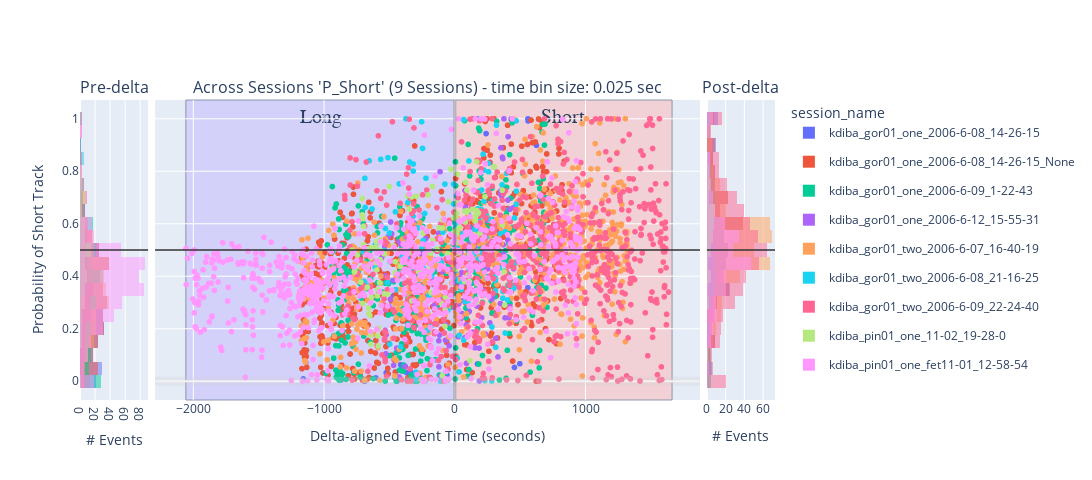

Source (notebook cell):
### Code cell
histogram_bins = 25
num_sessions = 1

# concatenated_ripple_df = deepcopy(df)
## INPUTS: all_sessions_all_scores_ripple_df

# concatenated_ripple_df = deepcopy(concatenated_ripple_df)
# concatenated_ripple_df = deepcopy(all_sessions_ripple_df)

# concatenated_ripple_df = deepcopy(filtered_all_sessions_wcorr_ripple_df)

concatenated_ripple_df = deepcopy(filtered_all_sessions_all_scores_ripple_df)


# concatenated_ripple_df = deepcopy(all_sessions_all_scores_ripple_df)
# concatenated_ripple_df = concatenated_ripple_df[concatenated_ripple_df['custom_replay_name'] != ''] # non-custom
# concatenated_ripple_df = deepcopy(filtered_all_sessions_all_scores_ripple_df)

# concatenated_ripple_df = deepcopy(all_sessions_ripple_time_bin_df)
# concatenated_ripple_df = deepcopy(all_sessions_all_scores_ripple_df)
# concatenated_ripple_df = deepcopy(single_time_bin_size_all_sessions_ripple_df)
display(concatenated_ripple_df)
# ['longest_sequence_length_ratio_diff', 'direction_change_bin_ratio_diff', 'congruent_dir_bins_ratio_diff', 'total_congruent_direction_change_diff']


# variable_name = 'P_Long'
variable_name = 'P_Short' # Shows expected effect - short-only replay prior to delta and then split replays post-delta
# variable_name = 'short_best_wcorr'
# variable_name = 'long_best_pf_peak_x_pearsonr'
# variable_name = 'long_best_jump'
# variable_name = 'wcorr_abs_diff'
# variable_name = 'pearsonr_abs_diff'
# variable_name = 'direction_change_bin_ratio_diff'
# variable_name = 'longest_sequence_length_ratio_diff'
# variable_name = 'long_best_longest_sequence_length_ratio'
# variable_name = 'long_best_congruent_dir_bins_ratio'
# variable_name = 'congruent_dir_bins_ratio_diff'
# variable_name = 'total_congruent_direction_change_diff'
# variable_name = 'long_best_congruent_dir_bins_ratio'
# variable_name = 'long_best_direction_change_bin_ratio'
# variable_name = 'long_best_congruent_dir_bins_ratio'
# 'color':'is_user_annotated_epoch'
# 'color': 'is_user_annotated_epoch', 


# concatenated_ripple_df = concatenated_ripple_df[concatenated_ripple_df[variable_name].abs() > 0.25]

y_baseline_level: float = 0.5 # for P(short), etc
# y_baseline_level: float = 0.0 # for wcorr, etc

# px_scatter_kwargs = {'x': 'delta_aligned_start_t', 'y': variable_name, 'color':"is_user_annotated_epoch", 'title': f"'{variable_name}'"} # , 'color': 'time_bin_size', 'range_y': [-1.0, 1.0], 'labels': {'session_name': 'Session', 'time_bin_size': 'tbin_size', 'is_user_annotated_epoch':'user_sel'}
px_scatter_kwargs = {'x': 'delta_aligned_start_t', 'y': variable_name, 'title': f"'{variable_name}'"} # , 'color': 'time_bin_size', 'range_y': [-1.0, 1.0], 'labels': {'session_name': 'Session', 'time_bin_size': 'tbin_size', 'is_user_annotated_epoch':'user_sel'}
# px_scatter_kwargs.pop('color')


# hist_kwargs = dict(color="time_bin_size")
hist_kwargs = dict(color="is_user_annotated_epoch") # , histnorm='probability density'
hist_kwargs.pop('color')

# px_scatter_kwargs['color'] = 'custom_replay_name'
# hist_kwargs['color'] = 'custom_replay_name'


px_scatter_kwargs['color'] = 'session_name'
hist_kwargs['color'] = 'session_name'


new_fig_ripples, new_fig_ripples_context = plotly_pre_post_delta_scatter(data_results_df=concatenated_ripple_df, out_scatter_fig=None, histogram_bins=histogram_bins,
                        px_scatter_kwargs=px_scatter_kwargs, histogram_variable_name=variable_name, hist_kwargs=hist_kwargs, forced_range_y=None,
                        time_delta_tuple=(earliest_delta_aligned_t_start, 0.0, latest_delta_aligned_t_end), legend_title_text=None, is_dark_mode=is_dark_mode)

new_fig_ripples = new_fig_ripples.update_layout(fig_size_kwargs)
_extras_output_dict = {}
if is_dark_mode:
    _extras_output_dict["y_mid_line"] = new_fig_ripples.add_hline(y=y_baseline_level, line=dict(color="rgba(0.8,0.8,0.8,.75)", width=2), row='all', col='all')
else:
    _extras_output_dict["y_mid_line"] = new_fig_ripples.add_hline(y=y_baseline_level, line=dict(color="rgba(0.2,0.2,0.2,.75)", width=2), row='all', col='all')

# # Update layout to add a title to the legend
# new_fig_ripples.update_layout(
#     legend_title_text='Is User Selected'  # Add a title to the legend
# )

# fig_to_clipboard(new_fig_ripples, **fig_size_kwargs)
new_fig_ripples_context = new_fig_ripples_context.adding_context_if_missing(num_sessions=num_sessions, plot_type='scatter+hist', comparison='pre-post-delta', variable_name=variable_name)
figure_out_paths = save_plotly(a_fig=new_fig_ripples, a_fig_context=new_fig_ripples_context)
new_fig_ripples

### Figure 1 — Plotly figure (JSON) as saved in the notebook; plotly's stock layout.template omitted (floating-point values rounded to 4 significant figures; data arrays with more than 128 entries replaced by an {"elided": "..."} marker saying what was removed)
{"data": [{"alignmentgroup": "True", "bingroup": "y", "hovertemplate": "session_name=kdiba_gor01_one_2006-6-08_14-26-15<br>count=%{x}<br>P_Short=%{y}<extra></extra>", "legendgroup": "kdiba_gor01_one_2006-6-08_14-26-15", "marker": {"color": "#636efa", "opacity": 0.5, "pattern": {"shape": ""}}, "name": "kdiba_gor01_one_2006-6-08_14-26-15", "nbinsy": 25, "offsetgroup": "kdiba_gor01_one_2006-6-08_14-26-15", "orientation": "h", "showlegend": true, "type": "histogram", "xaxis": "x", "y": {"elided": "345 float values"}, "yaxis": "y"}, {"alignmentgroup": "True", "bingroup": "y", "hovertemplate": "session_name=kdiba_gor01_one_2006-6-08_14-26-15_None<br>count=%{x}<br>P_Short=%{y}<extra></extra>", "legendgroup": "kdiba_gor01_one_2006-6-08_14-26-15_None", "marker": {"color": "#EF553B", "opacity": 0.5, "pattern": {"shape": ""}}, "name": "kdiba_gor01_one_2006-6-08_14-26-15_None", "nbinsy": 25, "offsetgroup": "kdiba_gor01_one_2006-6-08_14-26-15_None", "orientation": "h", "showlegend": true, "type": "histogram", "xaxis": "x", "y": {"elided": "331 float values"}, "yaxis": "y"}, {"alignmentgroup": "True", "bingroup": "y", "hovertemplate": "session_name=kdiba_gor01_one_2006-6-09_1-22-43<br>count=%{x}<br>P_Short=%{y}<extra></extra>", "legendgroup": "kdiba_gor01_one_2006-6-09_1-22-43", "marker": {"color": "#00cc96", "opacity": 0.5, "pattern": {"shape": ""}}, "name": "kdiba_gor01_one_2006-6-09_1-22-43", "nbinsy": 25, "offsetgroup": "kdiba_gor01_one_2006-6-09_1-22-43", "orientation": "h", "showlegend": true, "type": "histogram", "xaxis": "x", "y": {"elided": "233 float values"}, "yaxis": "y"}, {"alignmentgroup": "True", "bingroup": "y", "hovertemplate": "session_name=kdiba_gor01_one_2006-6-12_15-55-31<br>count=%{x}<br>P_Short=%{y}<extra></extra>", "legendgroup": "kdiba_gor01_one_2006-6-12_15-55-31", "marker": {"color": "#ab63fa", "opacity": 0.5, "pattern": {"shape": ""}}, "name": "kdiba_gor01_one_2006-6-12_15-55-31", "nbinsy": 25, "offsetgroup": "kdiba_gor01_one_2006-6-12_15-55-31", "orientation": "h", "showlegend": true, "type": "histogram", "xaxis": "x", "y": [0.3562, 0.5069, 0.4693, 0.513, 0.1939, 0.4018, 0.2732, 0.1045, 0.1773, 0.5505, 0.2859, 0.3126, 0.6065, 0.562, 0.3838, 0.06059, 0.1262, 0.1202, 0.01625, 0.5308, 0.5225, 0.482, 0.05672, 0.471, 0.5159, 0.4121, 0.5467, 0.6055, 0.2751, 0.4849, 0.4436, 0.3237, 0.5436, 0.5692, 0.1943, 0.4004, 0.4523, 0.3812, 0.3671, 0.2871, 0.2882, 0.5014, 0.5632, 0.3078, 0.154, 0.05479, 0.3236, 0.1759, 0.4611, 0.7982, 0.0198, 0.417, 0.1562, 0.2155, 0.1351, 0.4166, 0.4262], "yaxis": "y"}, {"alignmentgroup": "True", "bingroup": "y", "hovertemplate": "session_name=kdiba_gor01_two_2006-6-07_16-40-19<br>count=%{x}<br>P_Short=%{y}<extra></extra>", "legendgroup": "kdiba_gor01_two_2006-6-07_16-40-19", "marker": {"color": "#FFA15A", "opacity": 0.5, "pattern": {"shape": ""}}, "name": "kdiba_gor01_two_2006-6-07_16-40-19", "nbinsy": 25, "offsetgroup": "kdiba_gor01_two_2006-6-07_16-40-19", "orientation": "h", "showlegend": true, "type": "histogram", "xaxis": "x", "y": {"elided": "277 float values"}, "yaxis": "y"}, {"alignmentgroup": "True", "bingroup": "y", "hovertemplate": "session_name=kdiba_gor01_two_2006-6-08_21-16-25<br>count=%{x}<br>P_Short=%{y}<extra></extra>", "legendgroup": "kdiba_gor01_two_2006-6-08_21-16-25", "marker": {"color": "#19d3f3", "opacity": 0.5, "pattern": {"shape": ""}}, "name": "kdiba_gor01_two_2006-6-08_21-16-25", "nbinsy": 25, "offsetgroup": "kdiba_gor01_two_2006-6-08_21-16-25", "orientation": "h", "showlegend": true, "type": "histogram", "xaxis": "x", "y": [0.4937, 0.3791, 0.7733, 0.6623, 0.3646, 0.8398, 0.6562, 0.4354, 0.5208, 0.8455, 0.5943, 0.4982, 0.582, 0.3756, 0.8518, 0.5648, 0.1414, 0.6453, 0.3486, 0.7519, 0.4042, 0.1313, 0.4094, 0.4732, 0.5479, 0.9999, 0.5024, 0.4647, 0.5002, 0.6808, 0.8352, 0.6284, 0.8006, 0.8275, 0.649, 0.005418, 0.03367, 0.5829, 0.5845, 0.9886, 0.5069, 0.3579, 0.8871, 0.5256, 0.5359, 0.4326, 0.4092, 0.6391, 0.7735, 0.1934, 0.3276, 0.2121, 0.4008, 0.08096, 0.0002196, 0.4517, 0.5682, 0.7511, 0.2696, 0.6754, 0.7509, 0.544], "yaxis": "y"}, {"alignmentgroup": "True", "bingroup": "y", "hovertemplate": "session_name=kdiba_gor01_two_2006-6-09_22-24-40<br>count=%{x}<br>P_Short=%{y}<extra></extra>", "legendgroup": "kdiba_gor01_two_2006-6-09_22-24-40", "marker": {"color": "#FF6692", "opacity": 0.5, "pattern": {"shape": ""}}, "name": "kdiba_gor01_two_2006-6-09_22-24-40", "nbinsy": 25, "offsetgroup": "kdiba_gor01_two_2006-6-09_22-24-40", "orientation": "h", "showlegend": true, "type": "histogram", "xaxis": "x", "y": {"elided": "153 float values"}, "yaxis": "y"}, {"alignmentgroup": "True", "bingroup": "y", "hovertemplate": "session_name=kdiba_pin01_one_11-02_19-28-0<br>count=%{x}<br>P_Short=%{y}<extra></extra>", "legendgroup": "kdiba_pin01_one_11-02_19-28-0", "marker": {"color": "#B6E880", "opacity": 0.5, "pattern": {"shape": ""}}, "name": "kdiba_pin01_one_11-02_19-28-0", "nbinsy": 25, "offsetgroup": "kdiba_pin01_one_11-02_19-28-0", "orientation": "h", "showlegend": true, "type": "histogram", "xaxis": "x", "y": [0.4999, 0.4161, 0.4206, 0.4801, 0.3774, 0.6338, 0.6967, 0.2965, 0.6188, 0.5209, 0.5901, 0.4326, 0.3586, 0.5044, 0.2787, 0.2585, 0.2504, 0.1762, 0.1406, 0.4696, 0.3197, 0.509, 0.5108, 0.4508, 0.5307, 0.4908, 0.4248, 0.4524, 0.3253, 0.3484, 0.1729, 0.4988, 0.1346, 0.2026, 0.3758, 0.4631, 0.5372, 0.2892, 0.4955, 0.3327, 0.485, 0.3317, 0.7417, 0.5154, 0.4136, 0.4555, 0.4376, 0.7075, 0.5268, 0.4882, 0.6555, 0.3062, 0.7023, 0.7045, 0.4176, 0.5642, 0.4086, 0.7099, 0.4222, 0.4875, 0.3365, 0.7417, 0.5375, 0.5028, 0.5847, 0.2962, 0.6148, 0.5837, 0.02105, 0.2094, 0.3202, 0.2701, 0.4865, 0.6842, 0.808, 0.6224, 0.567], "yaxis": "y"}, {"alignmentgroup": "True", "bingroup": "y", "hovertemplate": "session_name=kdiba_pin01_one_fet11-01_12-58-54<br>count=%{x}<br>P_Short=%{y}<extra></extra>", "legendgroup": "kdiba_pin01_one_fet11-01_12-58-54", "marker": {"color": "#FF97FF", "opacity": 0.5, "pattern": {"shape": ""}}, "name": "kdiba_pin01_one_fet11-01_12-58-54", "nbinsy": 25, "offsetgroup": "kdiba_pin01_one_fet11-01_12-58-54", "orientation": "h", "showlegend": true, "type": "histogram", "xaxis": "x", "y": {"elided": "529 float values"}, "yaxis": "y"}, {"hovertemplate": "session_name=kdiba_gor01_one_2006-6-08_14-26-15<br>delta_aligned_start_t=%{x}<br>P_Short=%{y}<extra></extra>", "legendgroup": "kdiba_gor01_one_2006-6-08_14-26-15", "marker": {"color": "#636efa", "symbol": "circle"}, "mode": "markers", "name": "kdiba_gor01_one_2006-6-08_14-26-15", "showlegend": false, "type": "scattergl", "x": {"elided": "611 float values"}, "xaxis": "x2", "y": {"elided": "611 float values"}, "yaxis": "y2"}, {"hovertemplate": "session_name=kdiba_gor01_one_2006-6-08_14-26-15_None<br>delta_aligned_start_t=%{x}<br>P_Short=%{y}<extra></extra>", "legendgroup": "kdiba_gor01_one_2006-6-08_14-26-15_None", "marker": {"color": "#EF553B", "symbol": "circle"}, "mode": "markers", "name": "kdiba_gor01_one_2006-6-08_14-26-15_None", "showlegend": false, "type": "scattergl", "x": {"elided": "585 float values"}, "xaxis": "x2", "y": {"elided": "585 float values"}, "yaxis": "y2"}, {"hovertemplate": "session_name=kdiba_gor01_one_2006-6-09_1-22-43<br>delta_aligned_start_t=%{x}<br>P_Short=%{y}<extra></extra>", "legendgroup": "kdiba_gor01_one_2006-6-09_1-22-43", "marker": {"color": "#00cc96", "symbol": "circle"}, "mode": "markers", "name": "kdiba_gor01_one_2006-6-09_1-22-43", "showlegend": false, "type": "scattergl", "x": {"elided": "412 float values"}, "xaxis": "x2", "y": {"elided": "412 float values"}, "yaxis": "y2"}, {"hovertemplate": "session_name=kdiba_gor01_one_2006-6-12_15-55-31<br>delta_aligned_start_t=%{x}<br>P_Short=%{y}<extra></extra>", "legendgroup": "kdiba_gor01_one_2006-6-12_15-55-31", "marker": {"color": "#ab63fa", "symbol": "circle"}, "mode": "markers", "name": "kdiba_gor01_one_2006-6-12_15-55-31", "showlegend": false, "type": "scattergl", "x": {"elided": "133 float values"}, "xaxis": "x2", "y": {"elided": "133 float values"}, "yaxis": "y2"}, {"hovertemplate": "session_name=kdiba_gor01_two_2006-6-07_16-40-19<br>delta_aligned_start_t=%{x}<br>P_Short=%{y}<extra></extra>", "legendgroup": "kdiba_gor01_two_2006-6-07_16-40-19", "marker": {"color": "#FFA15A", "symbol": "circle"}, "mode": "markers", "name": "kdiba_gor01_two_2006-6-07_16-40-19", "showlegend": false, "type": "scattergl", "x": {"elided": "718 float values"}, "xaxis": "x2", "y": {"elided": "718 float values"}, "yaxis": "y2"}, {"hovertemplate": "session_name=kdiba_gor01_two_2006-6-08_21-16-25<br>delta_aligned_start_t=%{x}<br>P_Short=%{y}<extra></extra>", "legendgroup": "kdiba_gor01_two_2006-6-08_21-16-25", "marker": {"color": "#19d3f3", "symbol": "circle"}, "mode": "markers", "name": "kdiba_gor01_two_2006-6-08_21-16-25", "showlegend": false, "type": "scattergl", "x": {"elided": "139 float values"}, "xaxis": "x2", "y": {"elided": "139 float values"}, "yaxis": "y2"}, {"hovertemplate": "session_name=kdiba_gor01_two_2006-6-09_22-24-40<br>delta_aligned_start_t=%{x}<br>P_Short=%{y}<extra></extra>", "legendgroup": "kdiba_gor01_two_2006-6-09_22-24-40", "marker": {"color": "#FF6692", "symbol": "circle"}, "mode": "markers", "name": "kdiba_gor01_two_2006-6-09_22-24-40", "showlegend": false, "type": "scattergl", "x": {"elided": "707 float values"}, "xaxis": "x2", "y": {"elided": "707 float values"}, "yaxis": "y2"}, {"hovertemplate": "session_name=kdiba_pin01_one_11-02_19-28-0<br>delta_aligned_start_t=%{x}<br>P_Short=%{y}<extra></extra>", "legendgroup": "kdiba_pin01_one_11-02_19-28-0", "marker": {"color": "#B6E880", "symbol": "circle"}, "mode": "markers", "name": "kdiba_pin01_one_11-02_19-28-0", "showlegend": false, "type": "scattergl", "x": [-784.9, -766.1, -764.0, -743.9, -717.2, -706.6, -705.1, -703.8, -703.3, -697.0, -696.1, -668.2, -667.6, -659.2, -657.7, -655.3, -647.7, -641.7, -640.5, -638.9, -635.3, -629.5, -603.5, -601.5, -597.6, -595.7, -594.6, -593.5, -590.4, -589.3, -586.9, -584.9, -584.0, -579.2, -574.1, -569.2, -567.5, -563.5, -559.5, -538.5, -538.2, -511.1, -498.6, -464.4, -455.4, -454.8, -413.7, -362.7, -354.4, -349.6, -346.5, -328.3, -327.3, -290.6, -275.9, -238.8, -232.0, -202.2, -190.3, -185.6, -180.3, -169.0, -167.3, -133.1, -118.4, -97.79, -95.76, -94.59, -93.67, -73.04, -72.3, -69.89, -53.22, -47.19, -28.58, -5.495, -4.421, 8.571, 12.59, 15.16, 15.6, 18.44, 21.39, 21.87, 22.77, 35.32, 37.88, 56.27, 76.26, 77.73, 82.98, 83.39, 94.49, 95.0, 97.16, 102.7, 113.1, 116.8, 117.9, 137.0, 151.2, 158.0, 158.7, 159.8, 160.2, 167.1, 169.0, 169.8, 170.2, 172.9, 175.1, 176.3, 183.1, 193.9, 233.3, 266.5, 304.0, 364.6, 365.5, 380.0, 384.0], "xaxis": "x2", "y": [0.4999, 0.4161, 0.4206, 0.4801, 0.3774, 0.6338, 0.6967, 0.2965, 0.6188, 0.5209, 0.5901, 0.4326, 0.3586, 0.5044, 0.2787, 0.2585, 0.2504, 0.1762, 0.1406, 0.4696, 0.3197, 0.509, 0.5108, 0.4508, 0.5307, 0.4908, 0.4248, 0.4524, 0.3253, 0.3484, 0.1729, 0.4988, 0.1346, 0.2026, 0.3758, 0.4631, 0.5372, 0.2892, 0.4955, 0.3327, 0.485, 0.3317, 0.7417, 0.5154, 0.4136, 0.4555, 0.4376, 0.7075, 0.5268, 0.4882, 0.6555, 0.3062, 0.7023, 0.7045, 0.4176, 0.5642, 0.4086, 0.7099, 0.4222, 0.4875, 0.3365, 0.7417, 0.5375, 0.5028, 0.5847, 0.2962, 0.6148, 0.5837, 0.02105, 0.2094, 0.3202, 0.2701, 0.4865, 0.6842, 0.808, 0.6224, 0.567, 0.427, 0.6195, 0.5608, 0.64, 0.5309, 0.5765, 0.7893, 0.6784, 0.4889, 0.5868, 0.6093, 0.38, 0.6479, 0.6067, 0.7577, 0.7284, 0.6447, 0.6499, 0.4041, 0.3796, 0.4831, 0.07798, 0.655, 0.5581, 0.5551, 0.6101, 0.6194, 0.6308, 0.3001, 0.5532, 0.8359, 0.6504, 0.6366, 0.4948, 0.3714, 0.6415, 0.564, 0.7033, 0.5004, 0.8166, 0.7277, 0.5961, 0.4166, 0.2901], "yaxis": "y2"}, {"hovertemplate": "session_name=kdiba_pin01_one_fet11-01_12-58-54<br>delta_aligned_start_t=%{x}<br>P_Short=%{y}<extra></extra>", "legendgroup": "kdiba_pin01_one_fet11-01_12-58-54", "marker": {"color": "#FF97FF", "symbol": "circle"}, "mode": "markers", "name": "kdiba_pin01_one_fet11-01_12-58-54", "showlegend": false, "type": "scattergl", "x": {"elided": "765 float values"}, "xaxis": "x2", "y": {"elided": "765 float values"}, "yaxis": "y2"}, {"alignmentgroup": "True", "bingroup": "y", "hovertemplate": "session_name=kdiba_gor01_one_2006-6-08_14-26-15<br>count=%{x}<br>P_Short=%{y}<extra></extra>", "legendgroup": "kdiba_gor01_one_2006-6-08_14-26-15", "marker": {"color": "#636efa", "opacity": 0.5, "pattern": {"shape": ""}}, "name": "kdiba_gor01_one_2006-6-08_14-26-15", "nbinsy": 25, "offsetgroup": "kdiba_gor01_one_2006-6-08_14-26-15", "orientation": "h", "showlegend": false, "type": "histogram", "xaxis": "x3", "y": {"elided": "266 float values"}, "yaxis": "y3"}, {"alignmentgroup": "True", "bingroup": "y", "hovertemplate": "session_name=kdiba_gor01_one_2006-6-08_14-26-15_None<br>count=%{x}<br>P_Short=%{y}<extra></extra>", "legendgroup": "kdiba_gor01_one_2006-6-08_14-26-15_None", "marker": {"color": "#EF553B", "opacity": 0.5, "pattern": {"shape": ""}}, "name": "kdiba_gor01_one_2006-6-08_14-26-15_None", "nbinsy": 25, "offsetgroup": "kdiba_gor01_one_2006-6-08_14-26-15_None", "orientation": "h", "showlegend": false, "type": "histogram", "xaxis": "x3", "y": {"elided": "254 float values"}, "yaxis": "y3"}, {"alignmentgroup": "True", "bingroup": "y", "hovertemplate": "session_name=kdiba_gor01_one_2006-6-09_1-22-43<br>count=%{x}<br>P_Short=%{y}<extra></extra>", "legendgroup": "kdiba_gor01_one_2006-6-09_1-22-43", "marker": {"color": "#00cc96", "opacity": 0.5, "pattern": {"shape": ""}}, "name": "kdiba_gor01_one_2006-6-09_1-22-43", "nbinsy": 25, "offsetgroup": "kdiba_gor01_one_2006-6-09_1-22-43", "orientation": "h", "showlegend": false, "type": "histogram", "xaxis": "x3", "y": {"elided": "179 float values"}, "yaxis": "y3"}, {"alignmentgroup": "True", "bingroup": "y", "hovertemplate": "session_name=kdiba_gor01_one_2006-6-12_15-55-31<br>count=%{x}<br>P_Short=%{y}<extra></extra>", "legendgroup": "kdiba_gor01_one_2006-6-12_15-55-31", "marker": {"color": "#ab63fa", "opacity": 0.5, "pattern": {"shape": ""}}, "name": "kdiba_gor01_one_2006-6-12_15-55-31", "nbinsy": 25, "offsetgroup": "kdiba_gor01_one_2006-6-12_15-55-31", "orientation": "h", "showlegend": false, "type": "histogram", "xaxis": "x3", "y": [0.2802, 0.4059, 0.3962, 0.1696, 0.2941, 0.2269, 0.4011, 0.3622, 0.2363, 0.3063, 0.4878, 0.36, 0.4141, 0.4404, 0.2579, 0.2488, 0.4651, 0.3121, 0.1663, 0.7269, 0.3804, 0.6632, 0.2145, 0.0682, 0.5215, 0.266, 0.5853, 0.1868, 0.4945, 0.1274, 0.5134, 0.2865, 0.5808, 0.1263, 0.0008916, 0.2424, 0.4515, 0.3463, 0.1797, 0.5404, 0.4304, 0.6131, 0.4282, 0.2223, 0.3128, 0.4844, 0.3288, 0.3265, 0.5285, 0.394, 0.1635, 0.09259, 0.2957, 0.7168, 0.7254, 0.8896, 0.6042, 0.5951, 0.7081, 0.7047, 0.5691, 0.8537, 0.8481, 0.5202, 0.4834, 0.9999, 0.2414, 0.5378, 0.6904, 0.9318, 0.242, 0.2844, 0.6552, 0.2256, 0.6615, 0.4283], "yaxis": "y3"}, {"alignmentgroup": "True", "bingroup": "y", "hovertemplate": "session_name=kdiba_gor01_two_2006-6-07_16-40-19<br>count=%{x}<br>P_Short=%{y}<extra></extra>", "legendgroup": "kdiba_gor01_two_2006-6-07_16-40-19", "marker": {"color": "#FFA15A", "opacity": 0.5, "pattern": {"shape": ""}}, "name": "kdiba_gor01_two_2006-6-07_16-40-19", "nbinsy": 25, "offsetgroup": "kdiba_gor01_two_2006-6-07_16-40-19", "orientation": "h", "showlegend": false, "type": "histogram", "xaxis": "x3", "y": {"elided": "441 float values"}, "yaxis": "y3"}, {"alignmentgroup": "True", "bingroup": "y", "hovertemplate": "session_name=kdiba_gor01_two_2006-6-08_21-16-25<br>count=%{x}<br>P_Short=%{y}<extra></extra>", "legendgroup": "kdiba_gor01_two_2006-6-08_21-16-25", "marker": {"color": "#19d3f3", "opacity": 0.5, "pattern": {"shape": ""}}, "name": "kdiba_gor01_two_2006-6-08_21-16-25", "nbinsy": 25, "offsetgroup": "kdiba_gor01_two_2006-6-08_21-16-25", "orientation": "h", "showlegend": false, "type": "histogram", "xaxis": "x3", "y": [0.4205, 0.3893, 0.3824, 0.592, 0.5952, 0.7055, 0.5757, 0.6092, 0.08775, 0.5059, 0.03558, 0.1753, 0.3493, 0.3749, 0.5627, 0.3874, 0.9968, 0.1565, 0.3037, 0.3036, 0.4724, 0.8392, 0.5616, 0.4303, 0.4841, 0.5773, 0.6569, 0.6338, 0.4651, 0.6218, 0.3496, 0.4659, 0.6551, 0.4916, 0.7286, 0.5739, 0.4967, 0.865, 0.8041, 0.6861, 0.002576, 0.3308, 0.548, 0.6341, 0.3918, 0.8303, 0.7978, 0.617, 0.0009086, 0.2067, 0.4761, 0.6882, 0.4159, 0.4026, 0.3447, 0.3842, 0.1294, 0.9755, 0.4311, 0.5627, 0.7484, 0.3166, 0.342, 0.1837, 0.5696, 0.7921, 0.4427, 0.3096, 0.5073, 0.4393, 0.3625, 0.3535, 0.4449, 0.6222, 0.6739, 0.9921, 0.7241], "yaxis": "y3"}, {"alignmentgroup": "True", "bingroup": "y", "hovertemplate": "session_name=kdiba_gor01_two_2006-6-09_22-24-40<br>count=%{x}<br>P_Short=%{y}<extra></extra>", "legendgroup": "kdiba_gor01_two_2006-6-09_22-24-40", "marker": {"color": "#FF6692", "opacity": 0.5, "pattern": {"shape": ""}}, "name": "kdiba_gor01_two_2006-6-09_22-24-40", "nbinsy": 25, "offsetgroup": "kdiba_gor01_two_2006-6-09_22-24-40", "orientation": "h", "showlegend": false, "type": "histogram", "xaxis": "x3", "y": {"elided": "554 float values"}, "yaxis": "y3"}, {"alignmentgroup": "True", "bingroup": "y", "hovertemplate": "session_name=kdiba_pin01_one_11-02_19-28-0<br>count=%{x}<br>P_Short=%{y}<extra></extra>", "legendgroup": "kdiba_pin01_one_11-02_19-28-0", "marker": {"color": "#B6E880", "opacity": 0.5, "pattern": {"shape": ""}}, "name": "kdiba_pin01_one_11-02_19-28-0", "nbinsy": 25, "offsetgroup": "kdiba_pin01_one_11-02_19-28-0", "orientation": "h", "showlegend": false, "type": "histogram", "xaxis": "x3", "y": [0.427, 0.6195, 0.5608, 0.64, 0.5309, 0.5765, 0.7893, 0.6784, 0.4889, 0.5868, 0.6093, 0.38, 0.6479, 0.6067, 0.7577, 0.7284, 0.6447, 0.6499, 0.4041, 0.3796, 0.4831, 0.07798, 0.655, 0.5581, 0.5551, 0.6101, 0.6194, 0.6308, 0.3001, 0.5532, 0.8359, 0.6504, 0.6366, 0.4948, 0.3714, 0.6415, 0.564, 0.7033, 0.5004, 0.8166, 0.7277, 0.5961, 0.4166, 0.2901], "yaxis": "y3"}, {"alignmentgroup": "True", "bingroup": "y", "hovertemplate": "session_name=kdiba_pin01_one_fet11-01_12-58-54<br>count=%{x}<br>P_Short=%{y}<extra></extra>", "legendgroup": "kdiba_pin01_one_fet11-01_12-58-54", "marker": {"color": "#FF97FF", "opacity": 0.5, "pattern": {"shape": ""}}, "name": "kdiba_pin01_one_fet11-01_12-58-54", "nbinsy": 25, "offsetgroup": "kdiba_pin01_one_fet11-01_12-58-54", "orientation": "h", "showlegend": false, "type": "histogram", "xaxis": "x3", "y": {"elided": "236 float values"}, "yaxis": "y3"}], "layout": {"annotations": [{"font": {"size": 16}, "showarrow": false, "text": "Pre-delta", "x": 0.049, "xanchor": "center", "xref": "paper", "y": 1, "yanchor": "bottom", "yref": "paper"}, {"font": {"size": 16}, "showarrow": false, "text": "Across Sessions 'P_Short' (9 Sessions) - time bin size: 0.025 sec", "x": 0.5, "xanchor": "center", "xref": "paper", "y": 1, "yanchor": "bottom", "yref": "paper"}, {"font": {"size": 16}, "showarrow": false, "text": "Post-delta", "x": 0.951, "xanchor": "center", "xref": "paper", "y": 1, "yanchor": "bottom", "yref": "paper"}], "barmode": "overlay", "height": 480, "legend": {"title": {"text": "session_name"}}, "shapes": [{"line": {"color": "rgba(0.8,0.8,0.8,.25)", "width": 9}, "type": "line", "x0": 0, "x1": 1, "xref": "x2 domain", "y0": 0, "y1": 0, "yref": "y2"}, {"line": {"color": "rgba(1,1,1,.25)", "width": 3}, "type": "line", "x0": 0, "x1": 0, "xref": "x2", "y0": 0, "y1": 1, "yref": "y2 domain"}, {"fillcolor": "#c2b8ff", "label": {"font": {"family": "Times New Roman", "size": 20}, "text": "Long", "textposition": "top center"}, "layer": "below", "line": {"width": 1}, "opacity": 0.5, "type": "rect", "x0": -2057.0, "x1": 0, "xref": "x2", "y0": 0, "y1": 1, "yref": "y2 domain"}, {"fillcolor": "#ffb8b8", "label": {"font": {"family": "Times New Roman", "size": 20}, "text": "Short", "textposition": "top center"}, "layer": "below", "line": {"width": 1}, "opacity": 0.5, "type": "rect", "x0": 0, "x1": 1662.0, "xref": "x2", "y0": 0, "y1": 1, "yref": "y2 domain"}, {"line": {"color": "rgba(0.2,0.2,0.2,.75)", "width": 2}, "type": "line", "x0": 0, "x1": 1, "xref": "x domain", "y0": 0.5, "y1": 0.5, "yref": "y"}, {"line": {"color": "rgba(0.2,0.2,0.2,.75)", "width": 2}, "type": "line", "x0": 0, "x1": 1, "xref": "x2 domain", "y0": 0.5, "y1": 0.5, "yref": "y2"}, {"line": {"color": "rgba(0.2,0.2,0.2,.75)", "width": 2}, "type": "line", "x0": 0, "x1": 1, "xref": "x3 domain", "y0": 0.5, "y1": 0.5, "yref": "y3"}], "width": 1920, "xaxis": {"anchor": "y", "domain": [0, 0.098], "title": {"text": "# Events"}}, "xaxis2": {"anchor": "y2", "domain": [0.108, 0.892], "title": {"text": "Delta-aligned Event Time (seconds)"}}, "xaxis3": {"anchor": "y3", "domain": [0.902, 1], "title": {"text": "# Events"}}, "yaxis": {"anchor": "x", "domain": [0, 1], "title": {"text": "Probability of Short Track"}}, "yaxis2": {"anchor": "x2", "domain": [0, 1], "matches": "y", "showticklabels": false}, "yaxis3": {"anchor": "x3", "domain": [0, 1], "matches": "y", "showticklabels": false}}}
